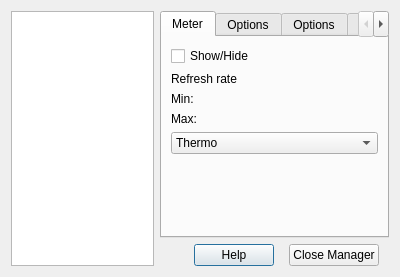
<?xml version="1.0" encoding="UTF-8"?>
<ui version="4.0">
 <class>QRL_MetersManager</class>
 <widget class="QDialog" name="QRL_MetersManager">
  <property name="geometry">
   <rect>
    <x>0</x>
    <y>0</y>
    <width>400</width>
    <height>277</height>
   </rect>
  </property>
  <property name="minimumSize">
   <size>
    <width>400</width>
    <height>277</height>
   </size>
  </property>
  <property name="maximumSize">
   <size>
    <width>400</width>
    <height>277</height>
   </size>
  </property>
  <property name="windowTitle">
   <string>Meters Manager</string>
  </property>
  <property name="windowIcon">
   <iconset resource="qrtailab.qrc">
    <normaloff>:/icons/meter_icon.xpm</normaloff>:/icons/meter_icon.xpm</iconset>
  </property>
  <layout class="QGridLayout">
   <item row="1" column="1">
    <layout class="QHBoxLayout">
     <item>
      <spacer>
       <property name="orientation">
        <enum>Qt::Horizontal</enum>
       </property>
       <property name="sizeHint" stdset="0">
        <size>
         <width>40</width>
         <height>20</height>
        </size>
       </property>
      </spacer>
     </item>
     <item>
      <widget class="QPushButton" name="helpButton">
       <property name="text">
        <string>Help</string>
       </property>
      </widget>
     </item>
     <item>
      <spacer>
       <property name="orientation">
        <enum>Qt::Horizontal</enum>
       </property>
       <property name="sizeHint" stdset="0">
        <size>
         <width>16</width>
         <height>20</height>
        </size>
       </property>
      </spacer>
     </item>
     <item>
      <widget class="QPushButton" name="closeButton">
       <property name="text">
        <string>Close Manager</string>
       </property>
      </widget>
     </item>
     <item>
      <spacer>
       <property name="orientation">
        <enum>Qt::Horizontal</enum>
       </property>
       <property name="sizeHint" stdset="0">
        <size>
         <width>16</width>
         <height>20</height>
        </size>
       </property>
      </spacer>
     </item>
    </layout>
   </item>
   <item row="0" column="0" rowspan="2">
    <widget class="QListWidget" name="meterListWidget">
     <property name="baseSize">
      <size>
       <width>100</width>
       <height>0</height>
      </size>
     </property>
    </widget>
   </item>
   <item row="0" column="1">
    <widget class="QTabWidget" name="tabWidget">
     <property name="currentIndex">
      <number>0</number>
     </property>
     <widget class="QWidget" name="tab">
      <attribute name="title">
       <string>Meter</string>
      </attribute>
      <layout class="QGridLayout">
       <item row="0" column="0" colspan="3">
        <widget class="QCheckBox" name="showCheckBox">
         <property name="text">
          <string>Show/Hide</string>
         </property>
        </widget>
       </item>
       <item row="1" column="0" colspan="2">
        <widget class="QLabel" name="frameLabel">
         <property name="text">
          <string>Refresh rate</string>
         </property>
        </widget>
       </item>
       <item row="1" column="2">
        <widget class="QwtCounter" name="rrCounter">
         <property name="numButtons">
          <number>1</number>
         </property>
         <property name="basicstep" stdset="0">
          <double>0.100000000000000</double>
         </property>
         <property name="minValue">
          <double>0.100000000000000</double>
         </property>
         <property name="maxValue">
          <double>10000000.000000000000000</double>
         </property>
         <property name="value">
          <double>20.000000000000000</double>
         </property>
        </widget>
       </item>
       <item row="2" column="0">
        <widget class="QLabel" name="minLabel">
         <property name="text">
          <string>Min:</string>
         </property>
        </widget>
       </item>
       <item row="2" column="1" colspan="2">
        <widget class="QwtCounter" name="minCounter">
         <property name="numButtons">
          <number>0</number>
         </property>
         <property name="basicstep" stdset="0">
          <double>0.500000000000000</double>
         </property>
         <property name="minValue">
          <double>-2147483647.000000000000000</double>
         </property>
         <property name="maxValue">
          <double>2147483647.000000000000000</double>
         </property>
         <property name="stepButton1">
          <number>10</number>
         </property>
         <property name="stepButton2">
          <number>100</number>
         </property>
         <property name="stepButton3">
          <number>1000</number>
         </property>
         <property name="value">
          <double>-1.000000000000000</double>
         </property>
        </widget>
       </item>
       <item row="3" column="0">
        <widget class="QLabel" name="maxLabel">
         <property name="text">
          <string>Max:</string>
         </property>
        </widget>
       </item>
       <item row="3" column="1" colspan="2">
        <widget class="QwtCounter" name="maxCounter">
         <property name="numButtons">
          <number>0</number>
         </property>
         <property name="basicstep" stdset="0">
          <double>0.500000000000000</double>
         </property>
         <property name="minValue">
          <double>-2147483647.000000000000000</double>
         </property>
         <property name="maxValue">
          <double>2147483647.000000000000000</double>
         </property>
         <property name="stepButton1">
          <number>10</number>
         </property>
         <property name="stepButton2">
          <number>100</number>
         </property>
         <property name="stepButton3">
          <number>1000</number>
         </property>
         <property name="value">
          <double>1.000000000000000</double>
         </property>
        </widget>
       </item>
       <item row="4" column="0" colspan="3">
        <widget class="QComboBox" name="meterComboBox">
         <item>
          <property name="text">
           <string>Thermo</string>
          </property>
         </item>
         <item>
          <property name="text">
           <string>Dial</string>
          </property>
         </item>
         <item>
          <property name="text">
           <string>LCD</string>
          </property>
         </item>
        </widget>
       </item>
       <item row="5" column="0" colspan="3">
        <spacer>
         <property name="orientation">
          <enum>Qt::Vertical</enum>
         </property>
         <property name="sizeHint" stdset="0">
          <size>
           <width>207</width>
           <height>21</height>
          </size>
         </property>
        </spacer>
       </item>
      </layout>
     </widget>
     <widget class="QWidget" name="ThermoOptions">
      <attribute name="title">
       <string>Options</string>
      </attribute>
      <widget class="QPushButton" name="thermoColor1PushButton">
       <property name="geometry">
        <rect>
         <x>10</x>
         <y>50</y>
         <width>83</width>
         <height>27</height>
        </rect>
       </property>
       <property name="text">
        <string>BarColor</string>
       </property>
      </widget>
      <widget class="QComboBox" name="directionComboBox">
       <property name="enabled">
        <bool>false</bool>
       </property>
       <property name="geometry">
        <rect>
         <x>10</x>
         <y>20</y>
         <width>72</width>
         <height>22</height>
        </rect>
       </property>
       <item>
        <property name="text">
         <string>vertical</string>
        </property>
       </item>
       <item>
        <property name="text">
         <string>horizontal</string>
        </property>
       </item>
      </widget>
      <widget class="QLabel" name="label">
       <property name="geometry">
        <rect>
         <x>20</x>
         <y>90</y>
         <width>57</width>
         <height>18</height>
        </rect>
       </property>
       <property name="text">
        <string>pipeWith</string>
       </property>
      </widget>
      <widget class="QwtCounter" name="pipeWithCounter">
       <property name="geometry">
        <rect>
         <x>100</x>
         <y>90</y>
         <width>74</width>
         <height>23</height>
        </rect>
       </property>
       <property name="numButtons">
        <number>0</number>
       </property>
       <property name="basicstep" stdset="0">
        <double>1.000000000000000</double>
       </property>
       <property name="minValue">
        <double>1.000000000000000</double>
       </property>
       <property name="maxValue">
        <double>1000.000000000000000</double>
       </property>
       <property name="value">
        <double>14.000000000000000</double>
       </property>
      </widget>
      <widget class="QPushButton" name="thermoColor2PushButton">
       <property name="enabled">
        <bool>true</bool>
       </property>
       <property name="geometry">
        <rect>
         <x>100</x>
         <y>50</y>
         <width>83</width>
         <height>27</height>
        </rect>
       </property>
       <property name="text">
        <string>BarColor</string>
       </property>
      </widget>
      <widget class="QComboBox" name="colorComboBox">
       <property name="geometry">
        <rect>
         <x>90</x>
         <y>20</y>
         <width>121</width>
         <height>22</height>
        </rect>
       </property>
       <item>
        <property name="text">
         <string>LinearGradient</string>
        </property>
       </item>
       <item>
        <property name="text">
         <string>Color</string>
        </property>
       </item>
      </widget>
      <widget class="QCheckBox" name="alarmCheckBox">
       <property name="geometry">
        <rect>
         <x>20</x>
         <y>120</y>
         <width>83</width>
         <height>22</height>
        </rect>
       </property>
       <property name="text">
        <string>alarm</string>
       </property>
      </widget>
      <widget class="QwtCounter" name="alarmLevelCounter">
       <property name="enabled">
        <bool>true</bool>
       </property>
       <property name="geometry">
        <rect>
         <x>140</x>
         <y>120</y>
         <width>74</width>
         <height>23</height>
        </rect>
       </property>
       <property name="numButtons">
        <number>0</number>
       </property>
       <property name="basicstep" stdset="0">
        <double>0.001000000000000</double>
       </property>
       <property name="minValue">
        <double>-1000000.000000000000000</double>
       </property>
       <property name="maxValue">
        <double>1000000.000000000000000</double>
       </property>
       <property name="value">
        <double>1.000000000000000</double>
       </property>
      </widget>
      <widget class="QLabel" name="label_3">
       <property name="geometry">
        <rect>
         <x>90</x>
         <y>120</y>
         <width>31</width>
         <height>18</height>
        </rect>
       </property>
       <property name="text">
        <string>level</string>
       </property>
      </widget>
      <widget class="QPushButton" name="alarmThermoColor1PushButton">
       <property name="enabled">
        <bool>true</bool>
       </property>
       <property name="geometry">
        <rect>
         <x>10</x>
         <y>150</y>
         <width>83</width>
         <height>27</height>
        </rect>
       </property>
       <property name="text">
        <string>BarColor</string>
       </property>
      </widget>
      <widget class="QPushButton" name="alarmThermoColor2PushButton">
       <property name="enabled">
        <bool>true</bool>
       </property>
       <property name="geometry">
        <rect>
         <x>120</x>
         <y>150</y>
         <width>83</width>
         <height>27</height>
        </rect>
       </property>
       <property name="text">
        <string>BarColor</string>
       </property>
      </widget>
     </widget>
     <widget class="QWidget" name="DialOptions">
      <attribute name="title">
       <string>Options</string>
      </attribute>
      <widget class="QPushButton" name="dialColorPushButton">
       <property name="geometry">
        <rect>
         <x>60</x>
         <y>50</y>
         <width>111</width>
         <height>27</height>
        </rect>
       </property>
       <property name="text">
        <string>needle color</string>
       </property>
      </widget>
     </widget>
     <widget class="QWidget" name="LcdOptions">
      <attribute name="title">
       <string>Options</string>
      </attribute>
      <widget class="QPushButton" name="fontPushButton">
       <property name="geometry">
        <rect>
         <x>50</x>
         <y>100</y>
         <width>111</width>
         <height>31</height>
        </rect>
       </property>
       <property name="text">
        <string>Change Fonts</string>
       </property>
      </widget>
      <widget class="QComboBox" name="formatComboBox">
       <property name="geometry">
        <rect>
         <x>10</x>
         <y>10</y>
         <width>191</width>
         <height>29</height>
        </rect>
       </property>
       <property name="currentIndex">
        <number>1</number>
       </property>
       <item>
        <property name="text">
         <string> e - exp. format</string>
        </property>
       </item>
       <item>
        <property name="text">
         <string>f - fixed format</string>
        </property>
       </item>
       <item>
        <property name="text">
         <string>g - mixed format</string>
        </property>
       </item>
      </widget>
      <widget class="QLabel" name="label_4">
       <property name="geometry">
        <rect>
         <x>10</x>
         <y>60</y>
         <width>69</width>
         <height>20</height>
        </rect>
       </property>
       <property name="text">
        <string>Precision:</string>
       </property>
      </widget>
      <widget class="QwtCounter" name="precisionCounter">
       <property name="geometry">
        <rect>
         <x>90</x>
         <y>50</y>
         <width>84</width>
         <height>30</height>
        </rect>
       </property>
       <property name="numButtons">
        <number>0</number>
       </property>
       <property name="basicstep" stdset="0">
        <double>1.000000000000000</double>
       </property>
       <property name="minValue">
        <double>-1.000000000000000</double>
       </property>
       <property name="maxValue">
        <double>100.000000000000000</double>
       </property>
       <property name="value">
        <double>4.000000000000000</double>
       </property>
      </widget>
     </widget>
    </widget>
   </item>
  </layout>
 </widget>
 <customwidgets>
  <customwidget>
   <class>QwtCounter</class>
   <extends>QWidget</extends>
   <header>qwt_counter.h</header>
  </customwidget>
 </customwidgets>
 <tabstops>
  <tabstop>meterListWidget</tabstop>
  <tabstop>tabWidget</tabstop>
  <tabstop>pipeWithCounter</tabstop>
  <tabstop>alarmLevelCounter</tabstop>
  <tabstop>colorComboBox</tabstop>
  <tabstop>thermoColor1PushButton</tabstop>
  <tabstop>thermoColor2PushButton</tabstop>
  <tabstop>alarmThermoColor1PushButton</tabstop>
  <tabstop>alarmThermoColor2PushButton</tabstop>
  <tabstop>directionComboBox</tabstop>
  <tabstop>closeButton</tabstop>
  <tabstop>alarmCheckBox</tabstop>
  <tabstop>helpButton</tabstop>
  <tabstop>minCounter</tabstop>
  <tabstop>showCheckBox</tabstop>
  <tabstop>rrCounter</tabstop>
  <tabstop>maxCounter</tabstop>
  <tabstop>meterComboBox</tabstop>
 </tabstops>
 <resources>
  <include location="qrtailab.qrc"/>
  <include location="qrtailab.qrc"/>
 </resources>
 <connections>
  <connection>
   <sender>closeButton</sender>
   <signal>clicked()</signal>
   <receiver>QRL_MetersManager</receiver>
   <slot>hide()</slot>
   <hints>
    <hint type="sourcelabel">
     <x>326</x>
     <y>262</y>
    </hint>
    <hint type="destinationlabel">
     <x>380</x>
     <y>250</y>
    </hint>
   </hints>
  </connection>
 </connections>
</ui>
